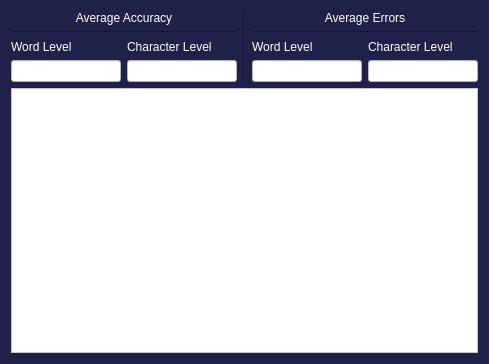
<?xml version="1.0" encoding="UTF-8"?>
<ui version="4.0">
 <class>AverageAccuracies</class>
 <widget class="QDialog" name="AverageAccuracies">
  <property name="geometry">
   <rect>
    <x>0</x>
    <y>0</y>
    <width>489</width>
    <height>364</height>
   </rect>
  </property>
  <property name="windowTitle">
   <string>Dialog</string>
  </property>
  <property name="styleSheet">
   <string notr="true">background-color: rgb(32, 33, 72);</string>
  </property>
  <layout class="QVBoxLayout" name="verticalLayout">
   <item>
    <layout class="QHBoxLayout" name="horizontalLayout">
     <item>
      <layout class="QVBoxLayout" name="verticalLayout_7">
       <item>
        <widget class="QLabel" name="label_4">
         <property name="styleSheet">
          <string notr="true">color: rgb(255, 255, 255);</string>
         </property>
         <property name="text">
          <string>Average Accuracy</string>
         </property>
         <property name="alignment">
          <set>Qt::AlignCenter</set>
         </property>
        </widget>
       </item>
       <item>
        <widget class="Line" name="line_3">
         <property name="orientation">
          <enum>Qt::Horizontal</enum>
         </property>
        </widget>
       </item>
       <item>
        <layout class="QHBoxLayout" name="horizontalLayout_3">
         <item>
          <layout class="QVBoxLayout" name="verticalLayout_8">
           <item>
            <widget class="QLabel" name="label_8">
             <property name="styleSheet">
              <string notr="true">color: rgb(255, 255, 255);</string>
             </property>
             <property name="text">
              <string>Word Level</string>
             </property>
            </widget>
           </item>
           <item>
            <widget class="QLineEdit" name="avgwordacc">
             <property name="styleSheet">
              <string notr="true">background-color: rgb(255, 255, 255);</string>
             </property>
             <property name="dragEnabled">
              <bool>true</bool>
             </property>
             <property name="readOnly">
              <bool>true</bool>
             </property>
            </widget>
           </item>
          </layout>
         </item>
         <item>
          <layout class="QVBoxLayout" name="verticalLayout_9">
           <item>
            <widget class="QLabel" name="label_9">
             <property name="styleSheet">
              <string notr="true">color: rgb(255, 255, 255);</string>
             </property>
             <property name="text">
              <string>Character Level</string>
             </property>
            </widget>
           </item>
           <item>
            <widget class="QLineEdit" name="avgcharacc">
             <property name="styleSheet">
              <string notr="true">background-color: rgb(255, 255, 255);</string>
             </property>
             <property name="dragEnabled">
              <bool>true</bool>
             </property>
             <property name="readOnly">
              <bool>true</bool>
             </property>
            </widget>
           </item>
          </layout>
         </item>
        </layout>
       </item>
      </layout>
     </item>
     <item>
      <widget class="Line" name="line_2">
       <property name="orientation">
        <enum>Qt::Vertical</enum>
       </property>
      </widget>
     </item>
     <item>
      <layout class="QVBoxLayout" name="verticalLayout_10">
       <item>
        <widget class="QLabel" name="label_10">
         <property name="styleSheet">
          <string notr="true">color: rgb(255, 255, 255);</string>
         </property>
         <property name="text">
          <string>Average Errors</string>
         </property>
         <property name="alignment">
          <set>Qt::AlignCenter</set>
         </property>
        </widget>
       </item>
       <item>
        <widget class="Line" name="line">
         <property name="orientation">
          <enum>Qt::Horizontal</enum>
         </property>
        </widget>
       </item>
       <item>
        <layout class="QHBoxLayout" name="horizontalLayout_4">
         <item>
          <layout class="QVBoxLayout" name="verticalLayout_11">
           <item>
            <widget class="QLabel" name="label_11">
             <property name="styleSheet">
              <string notr="true">color: rgb(255, 255, 255);</string>
             </property>
             <property name="text">
              <string>Word Level</string>
             </property>
            </widget>
           </item>
           <item>
            <widget class="QLineEdit" name="avgworderrors">
             <property name="styleSheet">
              <string notr="true">background-color: rgb(255, 255, 255);</string>
             </property>
             <property name="dragEnabled">
              <bool>true</bool>
             </property>
             <property name="readOnly">
              <bool>true</bool>
             </property>
            </widget>
           </item>
          </layout>
         </item>
         <item>
          <layout class="QVBoxLayout" name="verticalLayout_12">
           <item>
            <widget class="QLabel" name="label_12">
             <property name="styleSheet">
              <string notr="true">color: rgb(255, 255, 255);</string>
             </property>
             <property name="text">
              <string>Character Level</string>
             </property>
            </widget>
           </item>
           <item>
            <widget class="QLineEdit" name="avgcharerrors">
             <property name="styleSheet">
              <string notr="true">background-color: rgb(255, 255, 255);</string>
             </property>
             <property name="dragEnabled">
              <bool>true</bool>
             </property>
             <property name="readOnly">
              <bool>true</bool>
             </property>
            </widget>
           </item>
          </layout>
         </item>
        </layout>
       </item>
      </layout>
     </item>
    </layout>
   </item>
   <item>
    <widget class="QTableView" name="tableView">
     <property name="styleSheet">
      <string notr="true">background-color: rgb(255, 255, 255);</string>
     </property>
    </widget>
   </item>
  </layout>
 </widget>
 <resources/>
 <connections/>
</ui>
